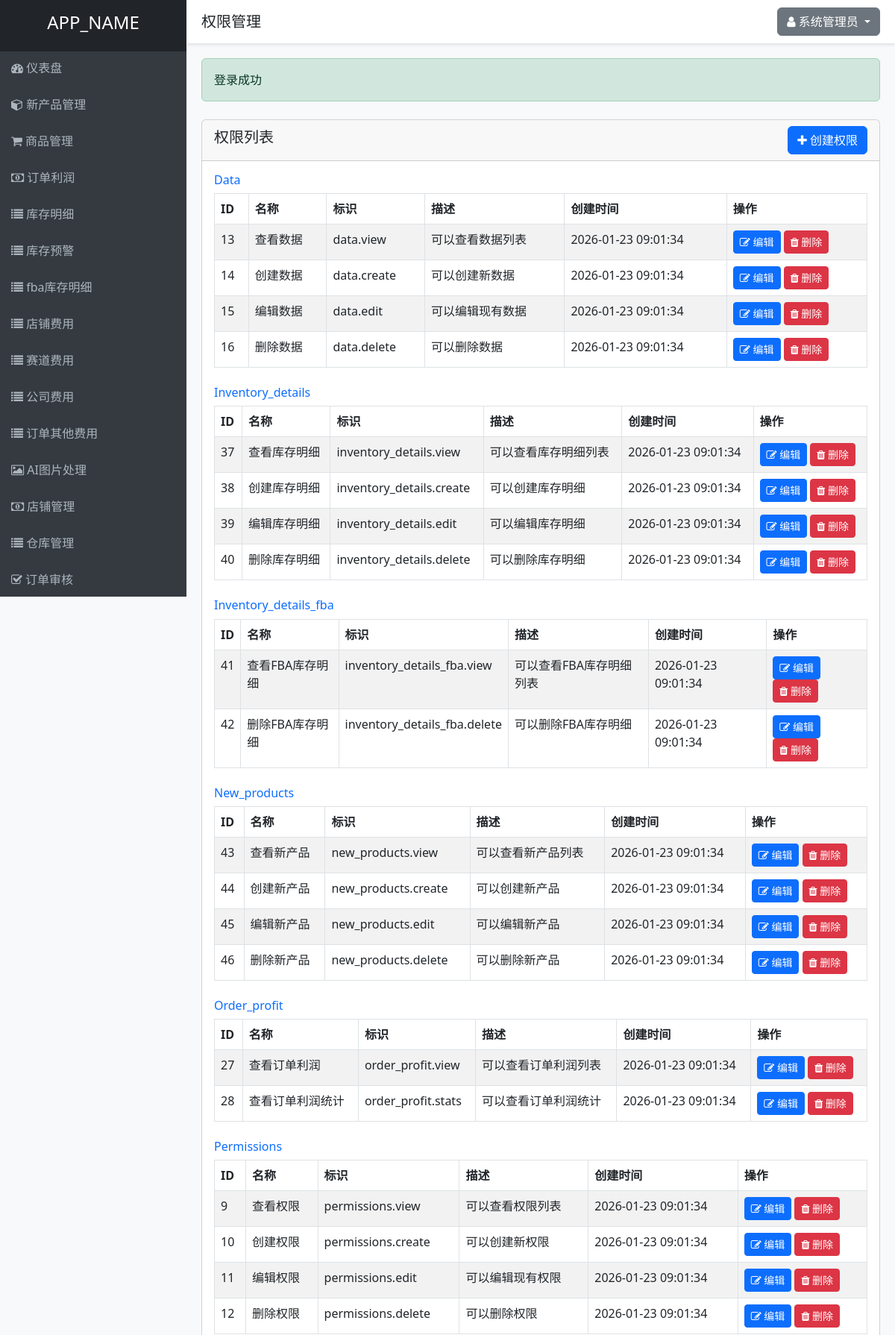
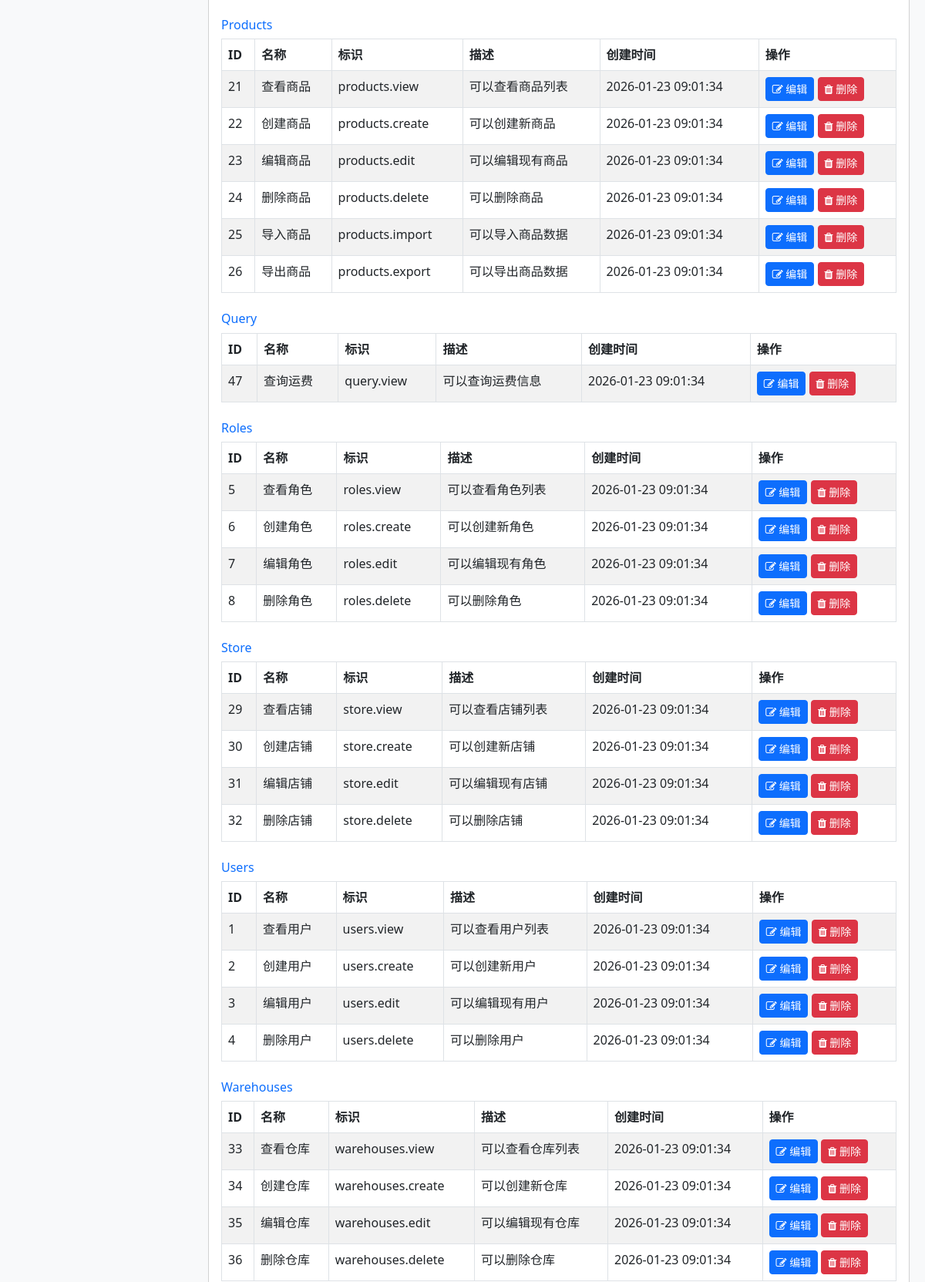
Page /permissions.php (signed in, upper part) on the committed database (2 pictures, top to bottom).
### tables this page shows
CREATE TABLE IF NOT EXISTS permissions (
    id INT AUTO_INCREMENT PRIMARY KEY,
    name VARCHAR(50) NOT NULL UNIQUE,
    slug VARCHAR(50) NOT NULL UNIQUE,
    description TEXT,
    module VARCHAR(50) NOT NULL,
    created_at TIMESTAMP DEFAULT CURRENT_TIMESTAMP,
    updated_at TIMESTAMP DEFAULT CURRENT_TIMESTAMP ON UPDATE CURRENT_TIMESTAMP
);

### controllers/PermissionController.php (called while the page is built, shortened)
<?php
require_once ADMIN_PANEL_DIR . '/models/Permission.php';
require_once ADMIN_PANEL_DIR . '/helpers/functions.php';
class PermissionController {
    private $permissionModel;
    public function __construct() {
        $this->permissionModel = new Permission();
    }
    public function index() {
        $permissions = $this->permissionModel->getAllByModule();
        include VIEWS_DIR . '/layouts/header.php';
        include VIEWS_DIR . '/permissions/index.php';
        include VIEWS_DIR . '/layouts/footer.php';
    }
}
?>

### helpers/functions.php (called while the page is built, shortened)
<?php
function isLoggedIn() {
    return isset($_SESSION['user_id']);
}
function getCurrentUserId() {
    return $_SESSION['user_id'] ?? null;
}
function hasPermission($permissionSlug) {
    require_once ADMIN_PANEL_DIR . '/models/Permission.php';
    $permissionModel = new Permission();
    return $permissionModel->checkUserPermission(getCurrentUserId(), $permissionSlug);
}
?>

### includes/database.php (called while the page is built, shortened)
<?php
class Database {
    private static $instance = null;
    private $conn;
    private function __construct() {
        try {
            $this->conn = new PDO(
                "mysql:host=" . DB_HOST . ";dbname=" . DB_NAME . ";charset=utf8",
                DB_USER,
                DB_PASS,
                [
                    PDO::ATTR_ERRMODE => PDO::ERRMODE_EXCEPTION,
                    PDO::ATTR_DEFAULT_FETCH_MODE => PDO::FETCH_ASSOC,
                    PDO::ATTR_EMULATE_PREPARES => false
                ]
            );
        } catch(PDOException $e) {
            die("数据库连接失败: " . $e->getMessage());
        }
    }
    public static function getInstance() {
        if(self::$instance === null) {
            self::$instance = new Database();
        }
        return self::$instance;
    }
    public function query($sql, $params = []) {
        $stmt = $this->conn->prepare($sql);
        $stmt->execute($params);
        return $stmt;
    }
}
?>

### models/Permission.php (called while the page is built, shortened)
<?php
require_once ADMIN_PANEL_DIR . '/includes/database.php';
class Permission {
    private $db;
    public function __construct() {
        $this->db = Database::getInstance();
    }
    public function getAll() {
        $sql = "SELECT * FROM permissions ORDER BY module, id";
        $stmt = $this->db->query($sql);
        return $stmt->fetchAll();
    }
    public function getAllByModule() {
        $permissions = $this->getAll();
        $grouped = [];
        foreach ($permissions as $permission) {
            $module = $permission['module'];
            if (!isset($grouped[$module])) {
                $grouped[$module] = [];
            }
            $grouped[$module][] = $permission;
        }
        return $grouped;
    }
    public function checkUserPermission($userId, $permissionSlug) {
        $sql = "SELECT COUNT(*) as count FROM permissions p
                JOIN role_permissions rp ON p.id = rp.permission_id
                JOIN user_roles ur ON rp.role_id = ur.role_id
                WHERE ur.user_id = ? AND p.slug = ?";
        $stmt = $this->db->query($sql, [$userId, $permissionSlug]);
        $result = $stmt->fetch();
        return $result['count'] > 0;
    }
}
?>

### views/permissions/index.php (the view)
<div class="row mt-4">
    <div class="col-md-12">
        <div class="card">
            <div class="card-header d-flex justify-content-between align-items-center">
                <h5>权限列表</h5>
                <?php if (hasPermission('permissions.create')): ?>
                    <a href="<?php echo ADMIN_PANEL_URL; ?>/permissions.php?action=create" class="btn btn-primary">
                        <i class="fa fa-plus"></i> 创建权限
                    </a>
                <?php endif; ?>
            </div>
            <div class="card-body">
                <?php foreach ($permissions as $module => $modulePermissions): ?>
                    <div class="mb-4">
                        <h6 class="text-primary"><?php echo ucfirst($module); ?></h6>
                        <table class="table table-bordered table-striped">
                            <thead>
                                <tr>
                                    <th>ID</th>
                                    <th>名称</th>
                                    <th>标识</th>
                                    <th>描述</th>
                                    <th>创建时间</th>
                                    <th>操作</th>
                                </tr>
                            </thead>
                            <tbody>
                                <?php foreach ($modulePermissions as $permission): ?>
                                    <tr>
                                        <td><?php echo $permission['id']; ?></td>
                                        <td><?php echo $permission['name']; ?></td>
                                        <td><?php echo $permission['slug']; ?></td>
                                        <td><?php echo $permission['description']; ?></td>
                                        <td><?php echo $permission['created_at']; ?></td>
                                        <td>
                                            <?php if (hasPermission('permissions.edit')): ?>
                                                <a href="<?php echo ADMIN_PANEL_URL; ?>/permissions.php?action=edit&id=<?php echo $permission['id']; ?>" class="btn btn-sm btn-primary">
                                                    <i class="fa fa-edit"></i> 编辑
                                                </a>
                                            <?php endif; ?>
                                            <?php if (hasPermission('permissions.delete')): ?>
                                                <a href="<?php echo ADMIN_PANEL_URL; ?>/permissions.php?action=delete&id=<?php echo $permission['id']; ?>" class="btn btn-sm btn-danger" onclick="return confirm('确定要删除这个权限吗？');">
                                                    <i class="fa fa-trash"></i> 删除
                                                </a>
                                            <?php endif; ?>
                                        </td>
                                    </tr>
                                <?php endforeach; ?>
                            </tbody>
                        </table>
                    </div>
                <?php endforeach; ?>
            </div>
        </div>
    </div>
</div>

### views/layouts/header.php (style rules this page uses)
body { background-color: #f8f9fa; }

### rows in the picture
permissions: id "13", name "查看数据", slug "data.view", description "可以查看数据列表", created_at "2026-01-23 09:01:34"
permissions: id "14", name "创建数据", slug "data.create", description "可以创建新数据", created_at "2026-01-23 09:01:34"
permissions: id "15", name "编辑数据", slug "data.edit", description "可以编辑现有数据", created_at "2026-01-23 09:01:34"
permissions: id "16", name "删除数据", slug "data.delete", description "可以删除数据", created_at "2026-01-23 09:01:34"
permissions: id "37", name "查看库存明细", slug "inventory_details.view", description "可以查看库存明细列表", created_at "2026-01-23 09:01:34"
permissions: id "38", name "创建库存明细", slug "inventory_details.create", description "可以创建库存明细", created_at "2026-01-23 09:01:34"
permissions: id "39", name "编辑库存明细", slug "inventory_details.edit", description "可以编辑库存明细", created_at "2026-01-23 09:01:34"
permissions: id "40", name "删除库存明细", slug "inventory_details.delete", description "可以删除库存明细", created_at "2026-01-23 09:01:34"
permissions: id "41", name "查看FBA库存明细", slug "inventory_details_fba.view", description "可以查看FBA库存明细列表", created_at "2026-01-23 09:01:34"
permissions: id "42", name "删除FBA库存明细", slug "inventory_details_fba.delete", description "可以删除FBA库存明细", created_at "2026-01-23 09:01:34"
permissions: id "43", name "查看新产品", slug "new_products.view", description "可以查看新产品列表", created_at "2026-01-23 09:01:34"
permissions: id "44", name "创建新产品", slug "new_products.create", description "可以创建新产品", created_at "2026-01-23 09:01:34"
permissions: id "45", name "编辑新产品", slug "new_products.edit", description "可以编辑新产品", created_at "2026-01-23 09:01:34"
permissions: id "46", name "删除新产品", slug "new_products.delete", description "可以删除新产品", created_at "2026-01-23 09:01:34"
permissions: id "27", name "查看订单利润", slug "order_profit.view", description "可以查看订单利润列表", created_at "2026-01-23 09:01:34"
permissions: id "28", name "查看订单利润统计", slug "order_profit.stats", description "可以查看订单利润统计", created_at "2026-01-23 09:01:34"
permissions: id "9", name "查看权限", slug "permissions.view", description "可以查看权限列表", created_at "2026-01-23 09:01:34"
permissions: id "10", name "创建权限", slug "permissions.create", description "可以创建新权限", created_at "2026-01-23 09:01:34"
permissions: id "11", name "编辑权限", slug "permissions.edit", description "可以编辑现有权限", created_at "2026-01-23 09:01:34"
permissions: id "12", name "删除权限", slug "permissions.delete", description "可以删除权限", created_at "2026-01-23 09:01:34"
permissions: id "21", name "查看商品", slug "products.view", description "可以查看商品列表", created_at "2026-01-23 09:01:34"
permissions: id "22", name "创建商品", slug "products.create", description "可以创建新商品", created_at "2026-01-23 09:01:34"
permissions: id "23", name "编辑商品", slug "products.edit", description "可以编辑现有商品", created_at "2026-01-23 09:01:34"
permissions: id "24", name "删除商品", slug "products.delete", description "可以删除商品", created_at "2026-01-23 09:01:34"
permissions: id "25", name "导入商品", slug "products.import", description "可以导入商品数据", created_at "2026-01-23 09:01:34"
permissions: id "26", name "导出商品", slug "products.export", description "可以导出商品数据", created_at "2026-01-23 09:01:34"
permissions: id "47", name "查询运费", slug "query.view", description "可以查询运费信息", created_at "2026-01-23 09:01:34"
permissions: id "5", name "查看角色", slug "roles.view", description "可以查看角色列表", created_at "2026-01-23 09:01:34"
permissions: id "6", name "创建角色", slug "roles.create", description "可以创建新角色", created_at "2026-01-23 09:01:34"
permissions: id "7", name "编辑角色", slug "roles.edit", description "可以编辑现有角色", created_at "2026-01-23 09:01:34"
permissions: id "8", name "删除角色", slug "roles.delete", description "可以删除角色", created_at "2026-01-23 09:01:34"
permissions: id "29", name "查看店铺", slug "store.view", description "可以查看店铺列表", created_at "2026-01-23 09:01:34"
permissions: id "30", name "创建店铺", slug "store.create", description "可以创建新店铺", created_at "2026-01-23 09:01:34"
permissions: id "31", name "编辑店铺", slug "store.edit", description "可以编辑现有店铺", created_at "2026-01-23 09:01:34"
permissions: id "32", name "删除店铺", slug "store.delete", description "可以删除店铺", created_at "2026-01-23 09:01:34"
permissions: id "1", name "查看用户", slug "users.view", description "可以查看用户列表", created_at "2026-01-23 09:01:34"
permissions: id "2", name "创建用户", slug "users.create", description "可以创建新用户", created_at "2026-01-23 09:01:34"
permissions: id "3", name "编辑用户", slug "users.edit", description "可以编辑现有用户", created_at "2026-01-23 09:01:34"
permissions: id "4", name "删除用户", slug "users.delete", description "可以删除用户", created_at "2026-01-23 09:01:34"
permissions: id "33", name "查看仓库", slug "warehouses.view", description "可以查看仓库列表", created_at "2026-01-23 09:01:34"
permissions: id "34", name "创建仓库", slug "warehouses.create", description "可以创建新仓库", created_at "2026-01-23 09:01:34"
permissions: id "35", name "编辑仓库", slug "warehouses.edit", description "可以编辑现有仓库", created_at "2026-01-23 09:01:34"
permissions: id "36", name "删除仓库", slug "warehouses.delete", description "可以删除仓库", created_at "2026-01-23 09:01:34"

### other values in the picture
APP_NAME "APP_NAME"
$title "权限管理"
$_SESSION['full_name'] "系统管理员"
$success "登录成功"
$module "Data"
$module "Inventory_details"
$module "Inventory_details_fba"
$module "New_products"
$module "Order_profit"
$module "Permissions"
$module "Products"
$module "Query"
$module "Roles"
$module "Store"
$module "Users"
